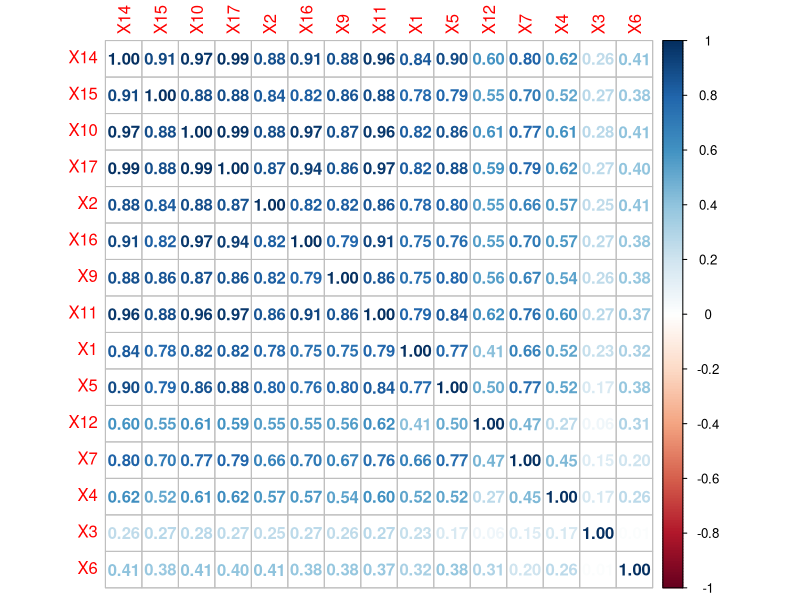
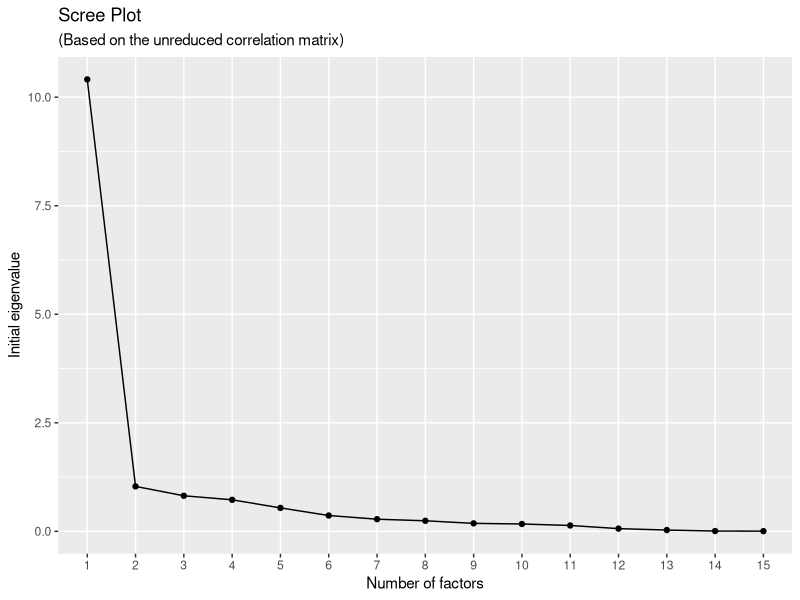
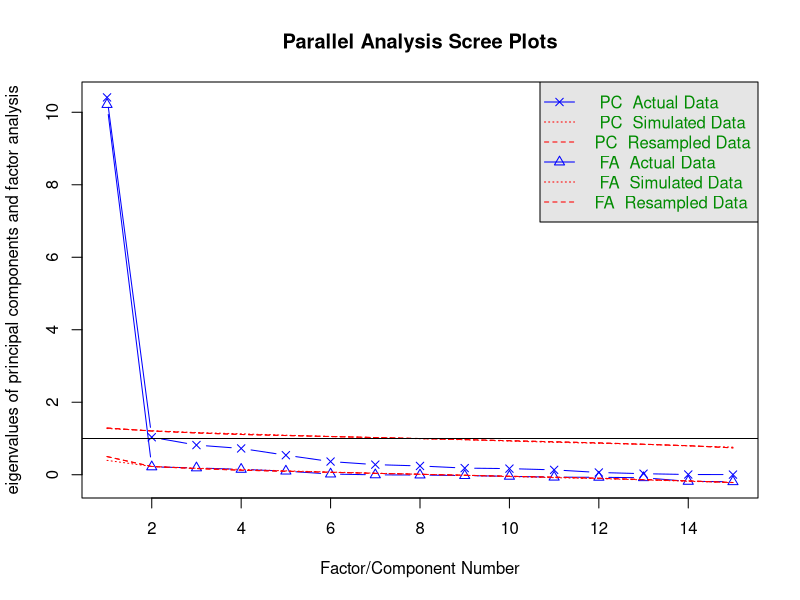
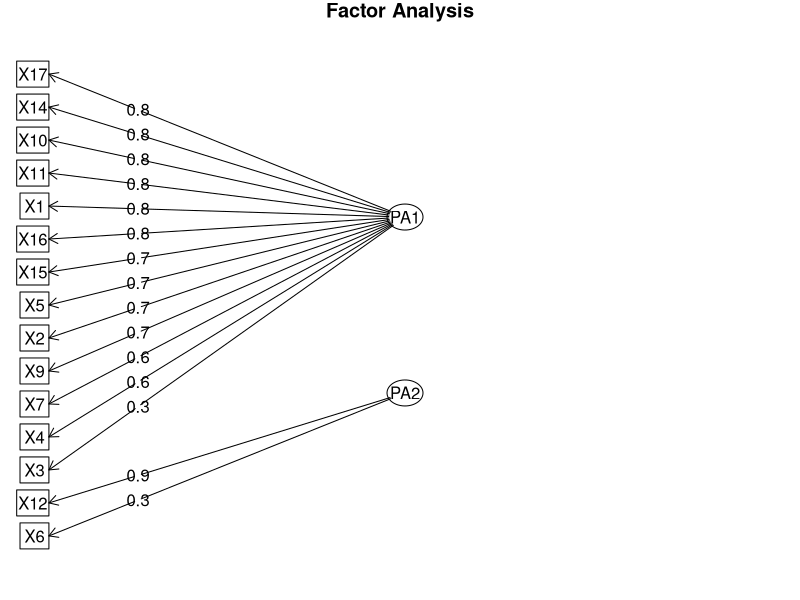

The R script that drew these images, in order:
install.packages('psych')
install.packages('GPArotation')
install.packages("corrplot")
#estava com ""
install.packages('ggplot2')
install.packages('carData')
install.packages('readxl')
#estava com ""

library("readxl")
library(carData)
library("psych")
library(corrplot)
library(dplyr)
library(ggplot2)
#-------------------------------
#--Analise Fatorial (AFE) 

# 1- Carregando Dataframe 
#Base dados: arquivo '.csv' do diretorio

# 2- lendo arquivo
data_survey<-read_excel("BD_VIOLENCIA_MG_2022-3.xlsx")

describe(data_survey)
dAux<-data_survey            
#########
dim(dAux)
#describe(dAux)
summary(dAux)
head(dAux)
View(dAux)
#########

# 3- Matriz de correlação:

datamatrix <- cor(dAux)
corrplot(datamatrix, method="number")
#--------------

# 4- Teste validação KMO e Bartlett
dataX <- dAux
KMO(cor(dataX))
cortest.bartlett(dataX)
det(cor(dataX))
#-------------------


# 5- Número de fatores da A.F.
# Método Scree:
fafitfree <- fa(dAux,nfactors = ncol(dataX), rotate = "none")
n_factors <- length(fafitfree$e.values)
scree     <- data.frame(Factor_n =  as.factor(1:n_factors),Eigenvalue = fafitfree$e.values)
ggplot(scree, aes(x = Factor_n, y = Eigenvalue, group = 1)) +
  geom_point() + geom_line() +
  xlab("Number of factors") +
  ylab("Initial eigenvalue") +
  labs( title = "Scree Plot",
        subtitle = "(Based on the unreduced correlation matrix)")

# Técnica análise paralela para sequência de fatores com uma matriz de mesmo tamanho
parallel <- fa.parallel(dataX)

#vss(dataX)
#O metodo Scree e o VSS 
#nos da a entender dois fatores, ao contrario da analise paralela

#PCA do prof. no meu PC nao funcionou: deu 2 fatores
#pca.none <- principal(r=dataX, nfactors, residuals = FALSE, rotate="varimax", 
#                      +                       scores = TRUE, method = "regression")
#print(pca.none)


# IMPORTANTE! 'nfactors' recebe o nº fatores da analise paralela acima
# pode ser: 1, 2, 3, etc
# 6- Análise Fatorial usando a função ‘fa’ com o algoritmo dos eixos principais e rotação ‘Varimax’
fa.none <- fa(r=dataX,
              nfactors = 2,
              # covar = FALSE, SMC = TRUE,
              fm="pa", # type of factor analysis we want to use (“pa” is principal axis factoring)
              max.iter=100, # (50 is the default, but we have changed it to 100
              rotate="varimax") # none rotation
print(fa.none)

# 7- Grafo das matrizes com o fator carga:
fa.diagram(fa.none)
#-------------

#
